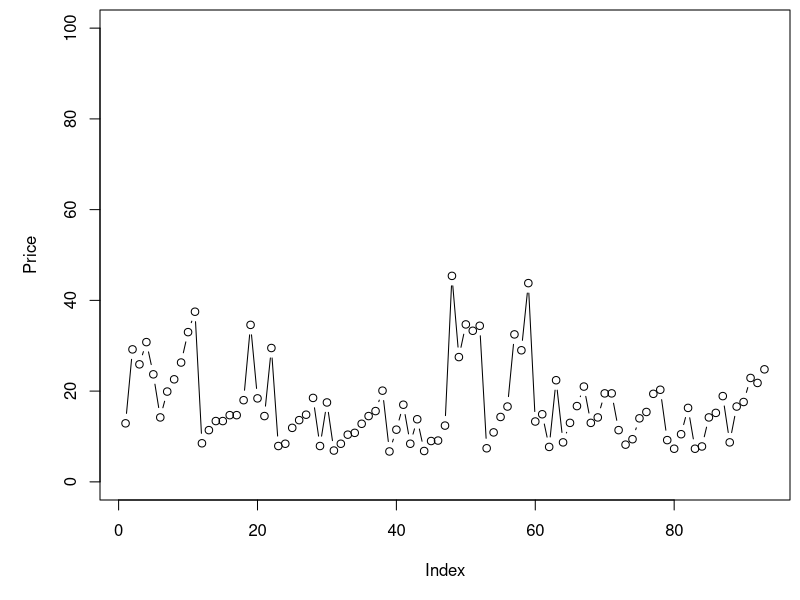
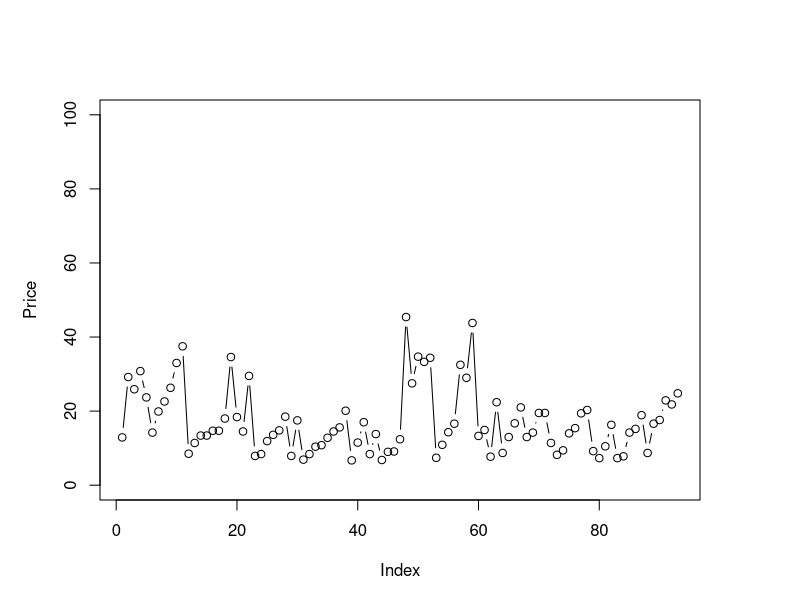
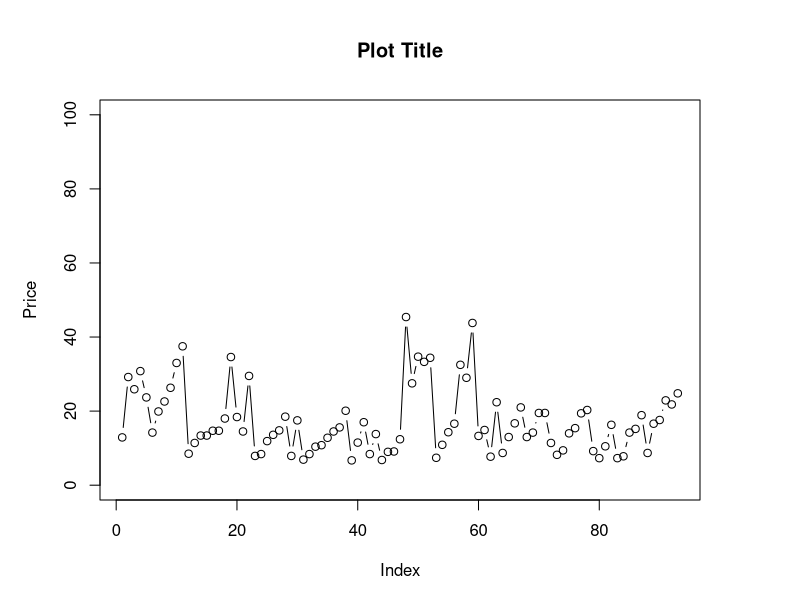
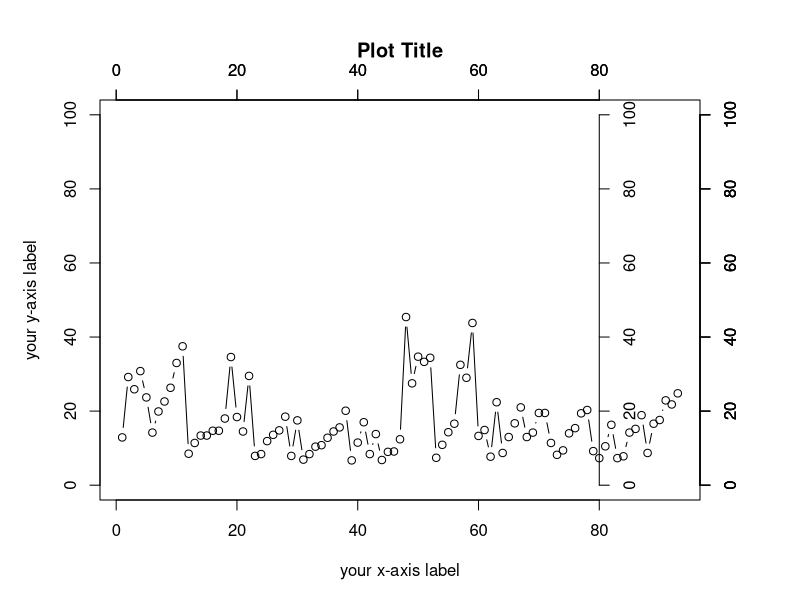
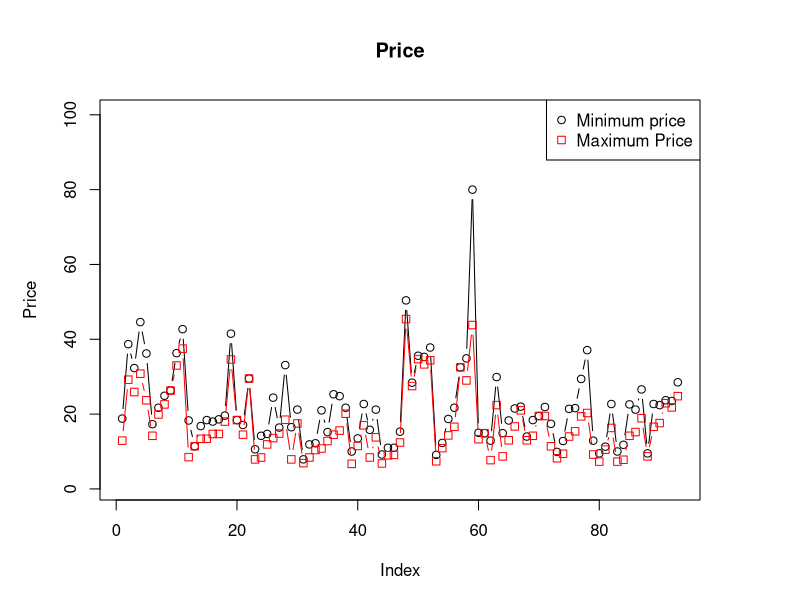
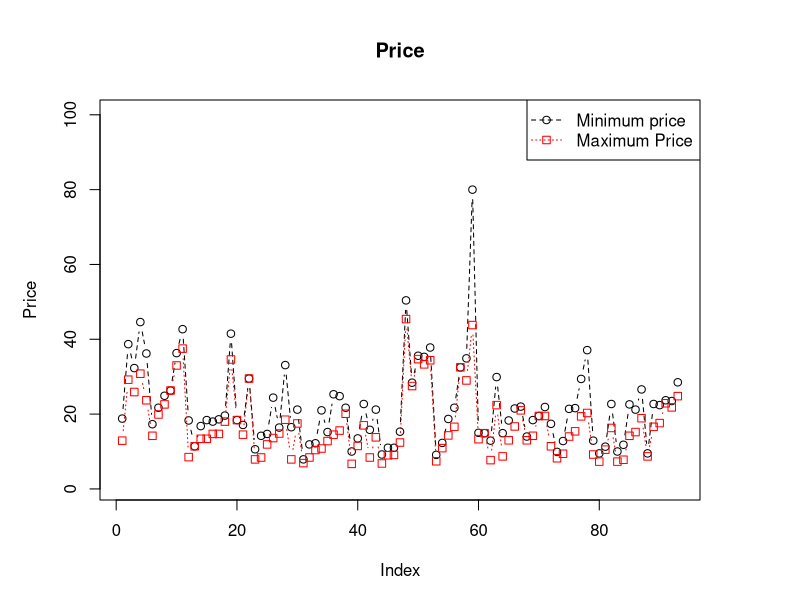
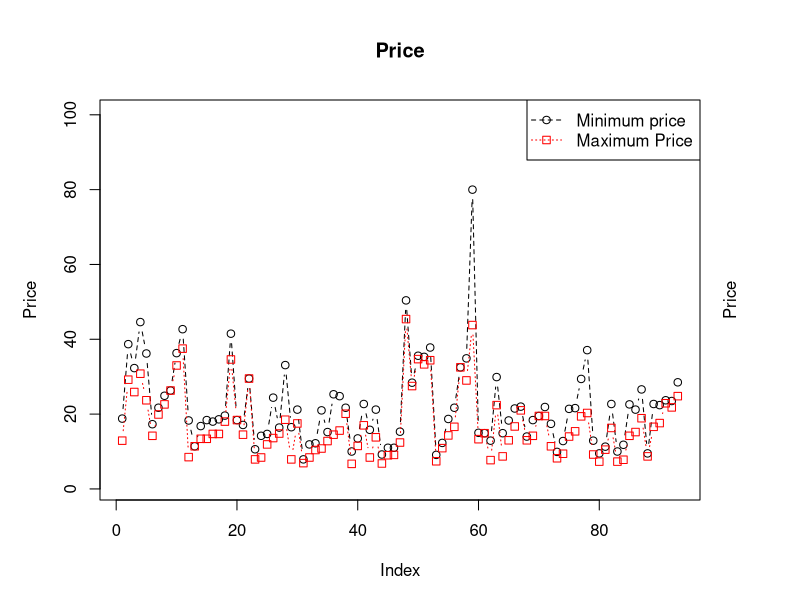

Source code (R) for these figures, in order:
#Set the margin of the plot
#par(mai=c(bottom, left,top,right)

library('MASS')
par(mai=c(10,10,1,1)/10)
plot(Cars93$Min.Price,type='b',ylab = 'Price',ylim = c(0,100))
par(mai=c(10,10,10,10)/10)
plot(Cars93$Min.Price,type='b',ylab = 'Price',ylim = c(0,100))

#plot title
plot(Cars93$Min.Price,type='b',ylab = 'Price',ylim = c(0,100),main='Plot Title')

#x-axis label - use xlab='your x-axis label'
#x-axis label - use ylab='your y-axis label'

plot(Cars93$Min.Price,type='b',ylab = 'your y-axis label',xlab='your x-axis label',ylim = c(0,100),main='Plot Title')

#axis() function is used to enable axis. By default, the botton and left axis are enabled.
#To enable axis on the top and right, use the following code
axis(side = 3)
axis(side = 4)

#To add axis without lebels
axis(side=3,labels = F)
axis(side=4,labels = F)

#To add axis without ticks
axis(side=3,tick = F)
axis(side=4,tick = F)

#manage the distance between axis and label
axis(side=4,labels = T,tick = T,line = .001)

#shift the position of the axis
axis(side=4,labels = T,tick = T,line = .001,pos = 80)

#character type for points
#http://www.statmethods.net/advgraphs/parameters.html
plot(Cars93$Max.Price,main="Price",ylab = 'Price',ylim = c(1,100),type = 'b')
points(Cars93$Min.Price,type = 'b',pch=0,col='red')
legend('topright',c('Minimum price','Maximum Price'),pch = c(1,0),col=c('black','red'))

#changing the line type
plot(Cars93$Max.Price,main="Price",ylab = 'Price',ylim = c(1,100),type = 'b',lty=2)
lines(Cars93$Min.Price,type = 'b',pch=0,col='red',lty=3)
legend('topright',c('Minimum price','Maximum Price'),pch = c(1,0),col=c('black','red'),lty = c(2,3))

#adding the text to the sides of the plot
plot(Cars93$Max.Price,main="Price",ylab = 'Price',ylim = c(1,100),type = 'b',lty=2)
lines(Cars93$Min.Price,type = 'b',pch=0,col='red',lty=3)
legend('topright',c('Minimum price','Maximum Price'),pch = c(1,0),col=c('black','red'),lty = c(2,3))
mtext('Price',side = 4,line = 1)








